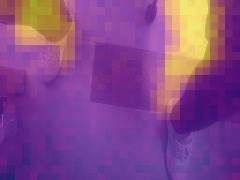
#> input picture Scripts/Alignment-not-working/data_old/image.jpg, 240 x 180 px, found by its file name
$ python resize.py
#> lines starting #> are read from the running program, lines starting #| are printed output that depends on the picture
import cv2

image = cv2.imread('path/to/your/image.jpg')
#> image is the input picture: shape (180, 240, 3); mean B, G, R 138.3, 72.1, 132.6
resized_image = cv2.resize(image, (24, 24))
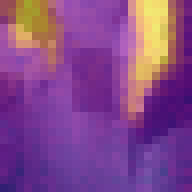
#> resized_image: shape (24, 24, 3) (shown 8 times larger); mean B, G, R 138, 72.1, 132.6
cv2.imwrite('path/to/save/resized_image_aspect_ratio.jpg', resized_image)

$ run again, with Scripts/Alignment-not-working/data_old/color.png saved as Scripts/Alignment-not-working/data_old/image.jpg
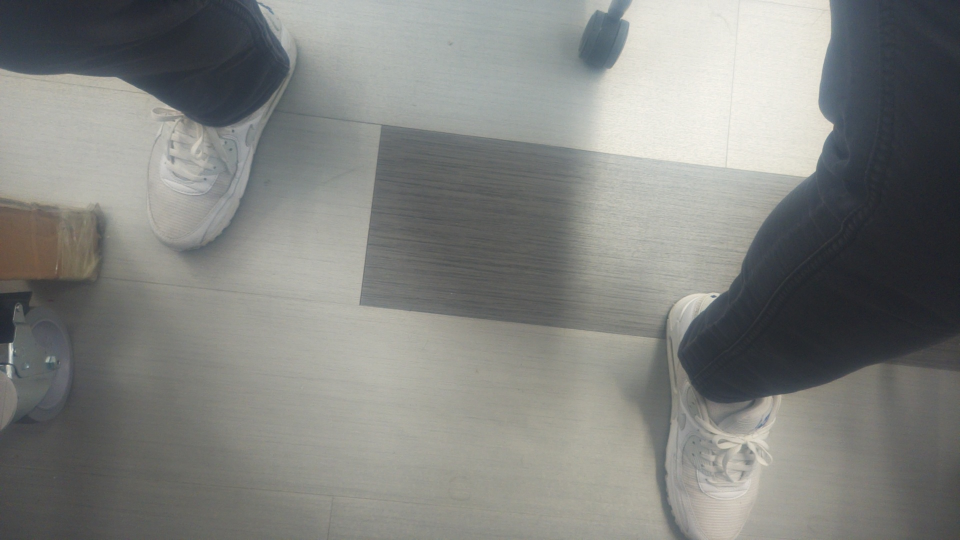
#> input picture Scripts/Alignment-not-working/data_old/color.png, 1920 x 1080 px, found by its file name (shown at 1/2 size)
#> image is the input picture: shape (1080, 1920, 3); mean B, G, R 127.6, 130.9, 129.5
#> `resized_image = cv2.resize(image, (24, 24))`:
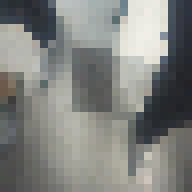
#> resized_image: shape (24, 24, 3) (shown 8 times larger); mean B, G, R 127.5, 130.8, 129.3

$ run again, with Scripts/Alignment-not-working/data_old/thermal.png saved as Scripts/Alignment-not-working/data_old/image.jpg
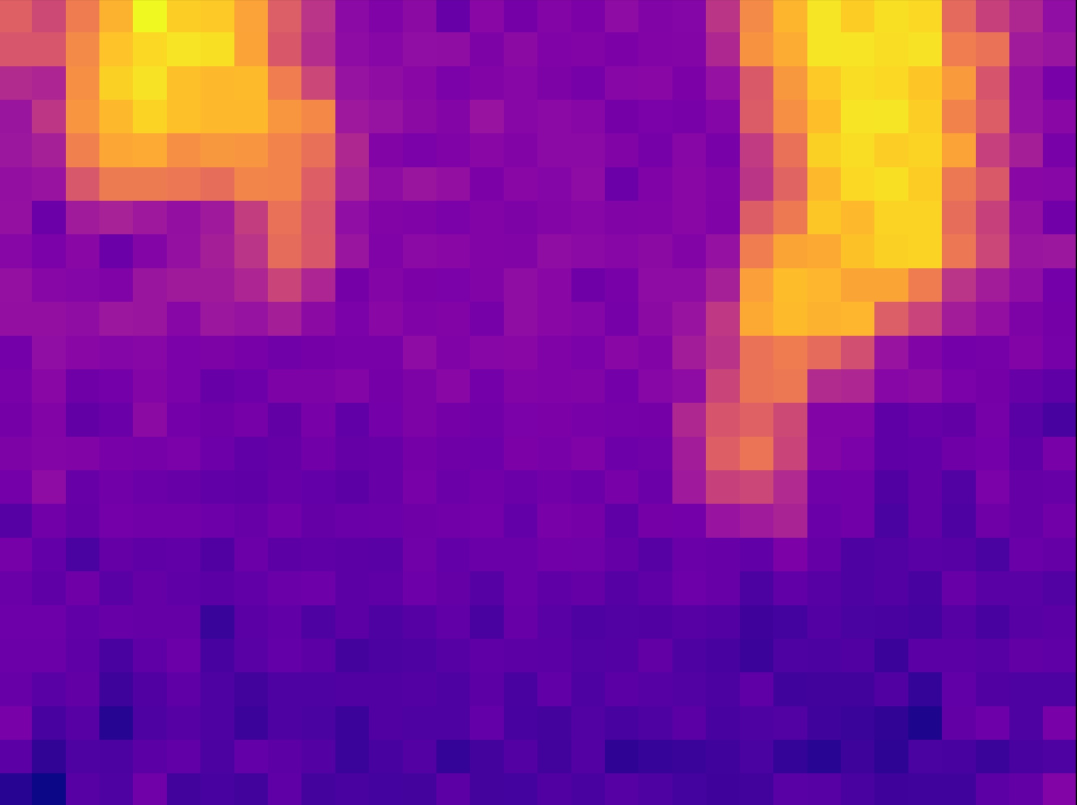
#> input picture Scripts/Alignment-not-working/data_old/thermal.png, 2153 x 1610 px, found by its file name (shown at 1/2 size)
#> image is the input picture: shape (1610, 2153, 3); mean B, G, R 145.2, 32.7, 134.7
#> `resized_image = cv2.resize(image, (24, 24))`:
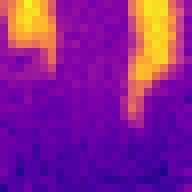
#> resized_image: shape (24, 24, 3) (shown 8 times larger); mean B, G, R 145.1, 33.4, 135.1
